Frame 1 (no input): blank canvas, image omitted
Frame 60 (the mouse pressed at the canvas centre just before this capture): blank canvas, image omitted
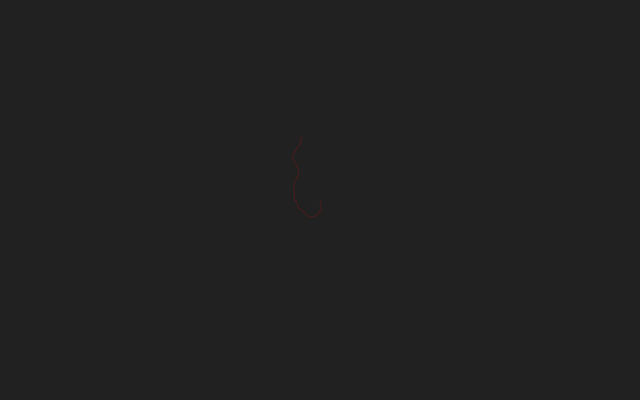
Frame 120 (the mouse held since frame 60 and released just before this capture)

The Processing sketch whose frames 1 and 60 were blank and that drew this single picture after the mouse press (run headless with seeded random() and noise(); from frame 60 on, the mouse is pressed at the canvas centre):

// Processing sketch: Dessin_Al_atoire
// ── Dessin_Al_atoire.pde
/*
 * Dessins Aléatoires
 * Un système autonome qui dessine
 * des formes de manière aléatoire
 *
 * MW_2016
 * https://github.com/FreeArtBureau/ITERATIONS
 * www.iterations.fabprojects.codes
 *
 * end

*/

////////////////////////// GLOBALS ///////////////////////////

float xPos, yPos;
float angle;
float scaling = 0.973;

////////////////////////// SETUP ///////////////////////////
void setup() {
  size(640, 400);
  smooth();
  background(33);
  noStroke();
  xPos = width/2;
  yPos = height/2;
}

////////////////////////// DRAW ///////////////////////////
void draw() {

    //Algorithme d'animation simple (aléatoire)
    angle += random(-0.33, 0.34);
    xPos+= sin(angle) * scaling;
    yPos+= cos(angle) * scaling;
    
    color c = color(255,0,0);
    fill(c);
    //Dessiner notre forme aux positions xPos, yPos
    ellipse(xPos, yPos, 0.5, 0.5);
    
   //Essayez ces lignes ci-dessous :
    //float dia = sin(frameCount*0.005)*15;
    //ellipse(xPos, yPos, dia, dia);

}

////////////////////////// KEYS ///////////////////////////
void keyPressed() {
  if (key == 'q' || key == 'Q') {
    background(0);
    //RÉINITIALISER NOS PARAMÈTRES POUR RECOMMENCER
    xPos = 0;
    yPos = 0;
    translate(width/2, height/2);
  }
}
